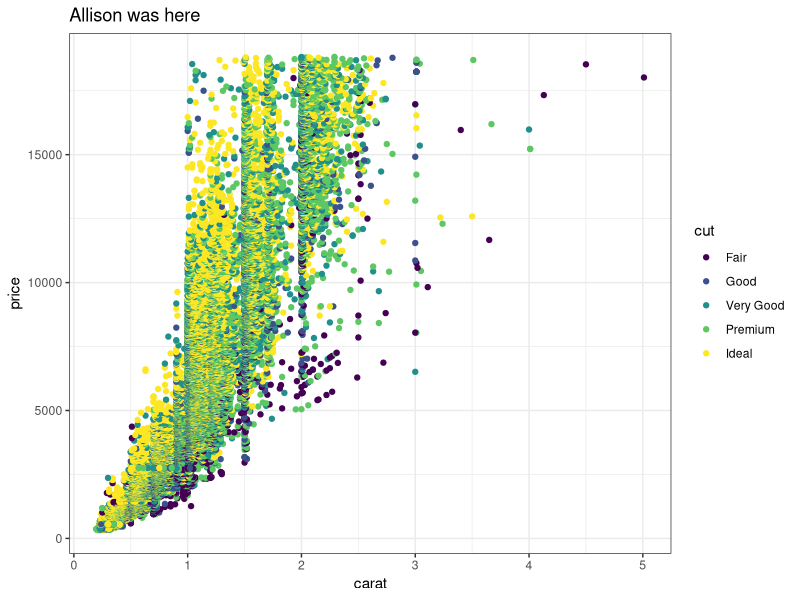
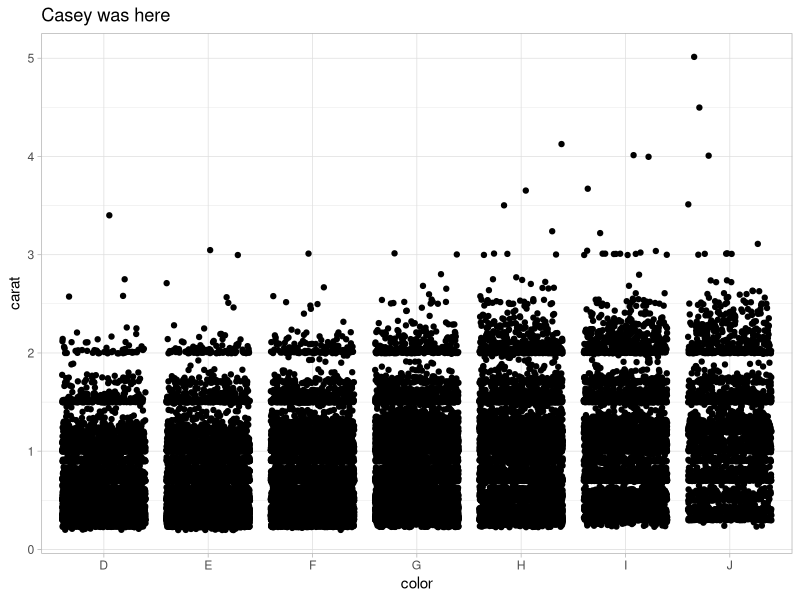
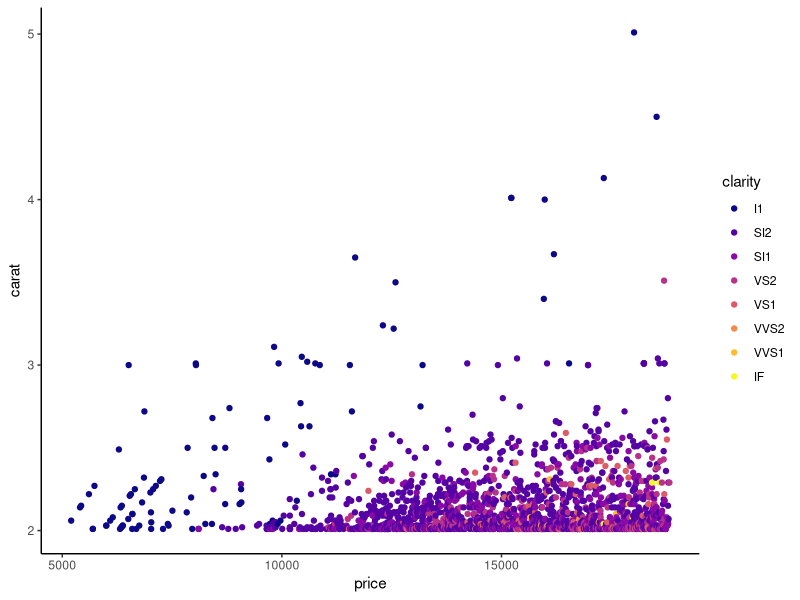

Recreate these plots in R, in order.
## ---- chunk 1
knitr::opts_chunk$set(echo = TRUE)
library(tidyverse)
## ---- chunk 2
# Partner 1: 
# Run the code below to see the original graph
# Change the code below to make the point color change based on 'cut', and update the theme to theme_bw(). Update the title to include your first name. 

ggplot(data = diamonds, aes(x = carat, y = price)) +
  geom_point(aes(color = cut)) +
  theme_bw() +
  labs(title = "Allison was here")
## ---- chunk 3
# Partner 2: 
# Run the code below to see the original graph
# Change the code below to make the geom a geom_jitter, and update the theme to theme_light. Update the title to include your first name. 

ggplot(data = diamonds, aes(x = color, y = carat)) +
  geom_jitter() +
  theme_light() +
  labs(title = "Casey was here")
## ---- chunk 4
### make a subset of diamonds
big_diamonds <- diamonds %>%
  filter(carat > 2)
ggplot(data = big_diamonds, aes(x = price, y = carat, color = clarity)) +
  geom_point() +
  scale_color_viridis_d(option = 'C') +
  theme_classic()

# Here's my updates! I'm going to keep both versions

good_diamonds <- diamonds %>% 
  filter(cut == "Good")
## ---- chunk 5

